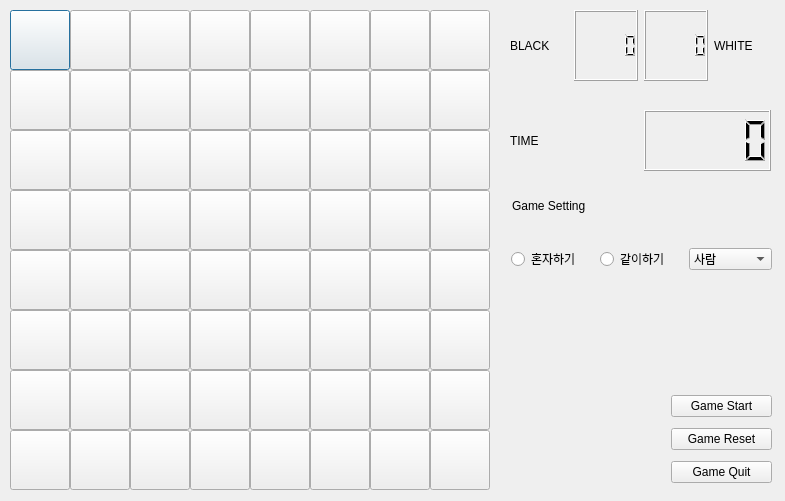
<?xml version="1.0" encoding="UTF-8"?>
<ui version="4.0">
 <class>Dialog</class>
 <widget class="QDialog" name="Dialog">
  <property name="geometry">
   <rect>
    <x>0</x>
    <y>0</y>
    <width>785</width>
    <height>501</height>
   </rect>
  </property>
  <property name="windowTitle">
   <string>Dialog</string>
  </property>
  <widget class="QPushButton" name="plate_00">
   <property name="geometry">
    <rect>
     <x>10</x>
     <y>10</y>
     <width>60</width>
     <height>60</height>
    </rect>
   </property>
   <property name="text">
    <string/>
   </property>
  </widget>
  <widget class="QWidget" name="horizontalLayoutWidget">
   <property name="geometry">
    <rect>
     <x>510</x>
     <y>110</y>
     <width>261</width>
     <height>61</height>
    </rect>
   </property>
   <layout class="QHBoxLayout" name="horizontalLayout">
    <item>
     <widget class="QLabel" name="label_3">
      <property name="text">
       <string>TIME</string>
      </property>
     </widget>
    </item>
    <item>
     <widget class="QLCDNumber" name="lcdNumber"/>
    </item>
   </layout>
  </widget>
  <widget class="QWidget" name="horizontalLayoutWidget_2">
   <property name="geometry">
    <rect>
     <x>510</x>
     <y>10</y>
     <width>261</width>
     <height>71</height>
    </rect>
   </property>
   <layout class="QHBoxLayout" name="horizontalLayout_2">
    <item>
     <widget class="QLabel" name="label_1">
      <property name="text">
       <string>BLACK</string>
      </property>
     </widget>
    </item>
    <item>
     <widget class="QLCDNumber" name="lcdNumber_2"/>
    </item>
    <item>
     <widget class="QLCDNumber" name="lcdNumber_3"/>
    </item>
    <item>
     <widget class="QLabel" name="label_2">
      <property name="text">
       <string>WHITE</string>
      </property>
     </widget>
    </item>
   </layout>
  </widget>
  <widget class="QWidget" name="verticalLayoutWidget">
   <property name="geometry">
    <rect>
     <x>671</x>
     <y>390</y>
     <width>101</width>
     <height>100</height>
    </rect>
   </property>
   <layout class="QVBoxLayout" name="verticalLayout">
    <item>
     <widget class="QPushButton" name="btn_1">
      <property name="text">
       <string>Game Start</string>
      </property>
     </widget>
    </item>
    <item>
     <widget class="QPushButton" name="btn_2">
      <property name="text">
       <string>Game Reset</string>
      </property>
     </widget>
    </item>
    <item>
     <widget class="QPushButton" name="btn_3">
      <property name="text">
       <string>Game Quit</string>
      </property>
     </widget>
    </item>
   </layout>
  </widget>
  <widget class="QWidget" name="horizontalLayoutWidget_3">
   <property name="geometry">
    <rect>
     <x>511</x>
     <y>229</y>
     <width>261</width>
     <height>61</height>
    </rect>
   </property>
   <layout class="QHBoxLayout" name="horizontalLayout_3">
    <item>
     <widget class="QRadioButton" name="radioButton_1">
      <property name="text">
       <string>혼자하기</string>
      </property>
     </widget>
    </item>
    <item>
     <widget class="QRadioButton" name="radioButton_2">
      <property name="text">
       <string>같이하기</string>
      </property>
     </widget>
    </item>
    <item>
     <widget class="QComboBox" name="comboBox">
      <item>
       <property name="text">
        <string>사람</string>
       </property>
      </item>
      <item>
       <property name="text">
        <string>AI</string>
       </property>
      </item>
     </widget>
    </item>
   </layout>
  </widget>
  <widget class="QPushButton" name="plate_01">
   <property name="geometry">
    <rect>
     <x>70</x>
     <y>10</y>
     <width>60</width>
     <height>60</height>
    </rect>
   </property>
   <property name="text">
    <string/>
   </property>
  </widget>
  <widget class="QPushButton" name="plate_02">
   <property name="geometry">
    <rect>
     <x>130</x>
     <y>10</y>
     <width>60</width>
     <height>60</height>
    </rect>
   </property>
   <property name="text">
    <string/>
   </property>
  </widget>
  <widget class="QPushButton" name="plate_06">
   <property name="geometry">
    <rect>
     <x>370</x>
     <y>10</y>
     <width>60</width>
     <height>60</height>
    </rect>
   </property>
   <property name="text">
    <string/>
   </property>
  </widget>
  <widget class="QPushButton" name="plate_07">
   <property name="geometry">
    <rect>
     <x>430</x>
     <y>10</y>
     <width>60</width>
     <height>60</height>
    </rect>
   </property>
   <property name="text">
    <string/>
   </property>
  </widget>
  <widget class="QPushButton" name="plate_03">
   <property name="geometry">
    <rect>
     <x>190</x>
     <y>10</y>
     <width>60</width>
     <height>60</height>
    </rect>
   </property>
   <property name="text">
    <string/>
   </property>
  </widget>
  <widget class="QPushButton" name="plate_05">
   <property name="geometry">
    <rect>
     <x>310</x>
     <y>10</y>
     <width>60</width>
     <height>60</height>
    </rect>
   </property>
   <property name="text">
    <string/>
   </property>
  </widget>
  <widget class="QPushButton" name="plate_04">
   <property name="geometry">
    <rect>
     <x>250</x>
     <y>10</y>
     <width>60</width>
     <height>60</height>
    </rect>
   </property>
   <property name="text">
    <string/>
   </property>
  </widget>
  <widget class="QPushButton" name="plate_10">
   <property name="geometry">
    <rect>
     <x>10</x>
     <y>70</y>
     <width>60</width>
     <height>60</height>
    </rect>
   </property>
   <property name="text">
    <string/>
   </property>
  </widget>
  <widget class="QPushButton" name="plate_17">
   <property name="geometry">
    <rect>
     <x>430</x>
     <y>70</y>
     <width>60</width>
     <height>60</height>
    </rect>
   </property>
   <property name="text">
    <string/>
   </property>
  </widget>
  <widget class="QPushButton" name="plate_12">
   <property name="geometry">
    <rect>
     <x>130</x>
     <y>70</y>
     <width>60</width>
     <height>60</height>
    </rect>
   </property>
   <property name="text">
    <string/>
   </property>
  </widget>
  <widget class="QPushButton" name="plate_13">
   <property name="geometry">
    <rect>
     <x>190</x>
     <y>70</y>
     <width>60</width>
     <height>60</height>
    </rect>
   </property>
   <property name="text">
    <string/>
   </property>
  </widget>
  <widget class="QPushButton" name="plate_15">
   <property name="geometry">
    <rect>
     <x>310</x>
     <y>70</y>
     <width>60</width>
     <height>60</height>
    </rect>
   </property>
   <property name="text">
    <string/>
   </property>
  </widget>
  <widget class="QPushButton" name="plate_16">
   <property name="geometry">
    <rect>
     <x>370</x>
     <y>70</y>
     <width>60</width>
     <height>60</height>
    </rect>
   </property>
   <property name="text">
    <string/>
   </property>
  </widget>
  <widget class="QPushButton" name="plate_11">
   <property name="geometry">
    <rect>
     <x>70</x>
     <y>70</y>
     <width>60</width>
     <height>60</height>
    </rect>
   </property>
   <property name="text">
    <string/>
   </property>
  </widget>
  <widget class="QPushButton" name="plate_14">
   <property name="geometry">
    <rect>
     <x>250</x>
     <y>70</y>
     <width>60</width>
     <height>60</height>
    </rect>
   </property>
   <property name="text">
    <string/>
   </property>
  </widget>
  <widget class="QPushButton" name="plate_20">
   <property name="geometry">
    <rect>
     <x>10</x>
     <y>130</y>
     <width>60</width>
     <height>60</height>
    </rect>
   </property>
   <property name="text">
    <string/>
   </property>
  </widget>
  <widget class="QPushButton" name="plate_27">
   <property name="geometry">
    <rect>
     <x>430</x>
     <y>130</y>
     <width>60</width>
     <height>60</height>
    </rect>
   </property>
   <property name="text">
    <string/>
   </property>
  </widget>
  <widget class="QPushButton" name="plate_32">
   <property name="geometry">
    <rect>
     <x>130</x>
     <y>190</y>
     <width>60</width>
     <height>60</height>
    </rect>
   </property>
   <property name="text">
    <string/>
   </property>
  </widget>
  <widget class="QPushButton" name="plate_22">
   <property name="geometry">
    <rect>
     <x>130</x>
     <y>130</y>
     <width>60</width>
     <height>60</height>
    </rect>
   </property>
   <property name="text">
    <string/>
   </property>
  </widget>
  <widget class="QPushButton" name="plate_33">
   <property name="geometry">
    <rect>
     <x>190</x>
     <y>190</y>
     <width>60</width>
     <height>60</height>
    </rect>
   </property>
   <property name="text">
    <string/>
   </property>
  </widget>
  <widget class="QPushButton" name="plate_34">
   <property name="geometry">
    <rect>
     <x>250</x>
     <y>190</y>
     <width>60</width>
     <height>60</height>
    </rect>
   </property>
   <property name="text">
    <string/>
   </property>
  </widget>
  <widget class="QPushButton" name="plate_23">
   <property name="geometry">
    <rect>
     <x>190</x>
     <y>130</y>
     <width>60</width>
     <height>60</height>
    </rect>
   </property>
   <property name="text">
    <string/>
   </property>
  </widget>
  <widget class="QPushButton" name="plate_25">
   <property name="geometry">
    <rect>
     <x>310</x>
     <y>130</y>
     <width>60</width>
     <height>60</height>
    </rect>
   </property>
   <property name="text">
    <string/>
   </property>
  </widget>
  <widget class="QPushButton" name="plate_35">
   <property name="geometry">
    <rect>
     <x>310</x>
     <y>190</y>
     <width>60</width>
     <height>60</height>
    </rect>
   </property>
   <property name="text">
    <string/>
   </property>
  </widget>
  <widget class="QPushButton" name="plate_31">
   <property name="geometry">
    <rect>
     <x>70</x>
     <y>190</y>
     <width>60</width>
     <height>60</height>
    </rect>
   </property>
   <property name="text">
    <string/>
   </property>
  </widget>
  <widget class="QPushButton" name="plate_37">
   <property name="geometry">
    <rect>
     <x>430</x>
     <y>190</y>
     <width>60</width>
     <height>60</height>
    </rect>
   </property>
   <property name="text">
    <string/>
   </property>
  </widget>
  <widget class="QPushButton" name="plate_26">
   <property name="geometry">
    <rect>
     <x>370</x>
     <y>130</y>
     <width>60</width>
     <height>60</height>
    </rect>
   </property>
   <property name="text">
    <string/>
   </property>
  </widget>
  <widget class="QPushButton" name="plate_30">
   <property name="geometry">
    <rect>
     <x>10</x>
     <y>190</y>
     <width>60</width>
     <height>60</height>
    </rect>
   </property>
   <property name="text">
    <string/>
   </property>
  </widget>
  <widget class="QPushButton" name="plate_21">
   <property name="geometry">
    <rect>
     <x>70</x>
     <y>130</y>
     <width>60</width>
     <height>60</height>
    </rect>
   </property>
   <property name="text">
    <string/>
   </property>
  </widget>
  <widget class="QPushButton" name="plate_24">
   <property name="geometry">
    <rect>
     <x>250</x>
     <y>130</y>
     <width>60</width>
     <height>60</height>
    </rect>
   </property>
   <property name="text">
    <string/>
   </property>
  </widget>
  <widget class="QPushButton" name="plate_36">
   <property name="geometry">
    <rect>
     <x>370</x>
     <y>190</y>
     <width>60</width>
     <height>60</height>
    </rect>
   </property>
   <property name="text">
    <string/>
   </property>
  </widget>
  <widget class="QPushButton" name="plate_57">
   <property name="geometry">
    <rect>
     <x>430</x>
     <y>310</y>
     <width>60</width>
     <height>60</height>
    </rect>
   </property>
   <property name="text">
    <string/>
   </property>
  </widget>
  <widget class="QPushButton" name="plate_62">
   <property name="geometry">
    <rect>
     <x>130</x>
     <y>370</y>
     <width>60</width>
     <height>60</height>
    </rect>
   </property>
   <property name="text">
    <string/>
   </property>
  </widget>
  <widget class="QPushButton" name="plate_51">
   <property name="geometry">
    <rect>
     <x>70</x>
     <y>310</y>
     <width>60</width>
     <height>60</height>
    </rect>
   </property>
   <property name="text">
    <string/>
   </property>
  </widget>
  <widget class="QPushButton" name="plate_70">
   <property name="geometry">
    <rect>
     <x>10</x>
     <y>430</y>
     <width>60</width>
     <height>60</height>
    </rect>
   </property>
   <property name="text">
    <string/>
   </property>
  </widget>
  <widget class="QPushButton" name="plate_60">
   <property name="geometry">
    <rect>
     <x>10</x>
     <y>370</y>
     <width>60</width>
     <height>60</height>
    </rect>
   </property>
   <property name="text">
    <string/>
   </property>
  </widget>
  <widget class="QPushButton" name="plate_41">
   <property name="geometry">
    <rect>
     <x>70</x>
     <y>250</y>
     <width>60</width>
     <height>60</height>
    </rect>
   </property>
   <property name="text">
    <string/>
   </property>
  </widget>
  <widget class="QPushButton" name="plate_77">
   <property name="geometry">
    <rect>
     <x>430</x>
     <y>430</y>
     <width>60</width>
     <height>60</height>
    </rect>
   </property>
   <property name="text">
    <string/>
   </property>
  </widget>
  <widget class="QPushButton" name="plate_43">
   <property name="geometry">
    <rect>
     <x>190</x>
     <y>250</y>
     <width>60</width>
     <height>60</height>
    </rect>
   </property>
   <property name="text">
    <string/>
   </property>
  </widget>
  <widget class="QPushButton" name="plate_73">
   <property name="geometry">
    <rect>
     <x>190</x>
     <y>430</y>
     <width>60</width>
     <height>60</height>
    </rect>
   </property>
   <property name="text">
    <string/>
   </property>
  </widget>
  <widget class="QPushButton" name="plate_65">
   <property name="geometry">
    <rect>
     <x>310</x>
     <y>370</y>
     <width>60</width>
     <height>60</height>
    </rect>
   </property>
   <property name="text">
    <string/>
   </property>
  </widget>
  <widget class="QPushButton" name="plate_61">
   <property name="geometry">
    <rect>
     <x>70</x>
     <y>370</y>
     <width>60</width>
     <height>60</height>
    </rect>
   </property>
   <property name="text">
    <string/>
   </property>
  </widget>
  <widget class="QPushButton" name="plate_54">
   <property name="geometry">
    <rect>
     <x>250</x>
     <y>310</y>
     <width>60</width>
     <height>60</height>
    </rect>
   </property>
   <property name="text">
    <string/>
   </property>
  </widget>
  <widget class="QPushButton" name="plate_46">
   <property name="geometry">
    <rect>
     <x>370</x>
     <y>250</y>
     <width>60</width>
     <height>60</height>
    </rect>
   </property>
   <property name="text">
    <string/>
   </property>
  </widget>
  <widget class="QPushButton" name="plate_47">
   <property name="geometry">
    <rect>
     <x>430</x>
     <y>250</y>
     <width>60</width>
     <height>60</height>
    </rect>
   </property>
   <property name="text">
    <string/>
   </property>
  </widget>
  <widget class="QPushButton" name="plate_76">
   <property name="geometry">
    <rect>
     <x>370</x>
     <y>430</y>
     <width>60</width>
     <height>60</height>
    </rect>
   </property>
   <property name="text">
    <string/>
   </property>
  </widget>
  <widget class="QPushButton" name="plate_52">
   <property name="geometry">
    <rect>
     <x>130</x>
     <y>310</y>
     <width>60</width>
     <height>60</height>
    </rect>
   </property>
   <property name="text">
    <string/>
   </property>
  </widget>
  <widget class="QPushButton" name="plate_72">
   <property name="geometry">
    <rect>
     <x>130</x>
     <y>430</y>
     <width>60</width>
     <height>60</height>
    </rect>
   </property>
   <property name="text">
    <string/>
   </property>
  </widget>
  <widget class="QPushButton" name="plate_75">
   <property name="geometry">
    <rect>
     <x>310</x>
     <y>430</y>
     <width>60</width>
     <height>60</height>
    </rect>
   </property>
   <property name="text">
    <string/>
   </property>
  </widget>
  <widget class="QPushButton" name="plate_45">
   <property name="geometry">
    <rect>
     <x>310</x>
     <y>250</y>
     <width>60</width>
     <height>60</height>
    </rect>
   </property>
   <property name="text">
    <string/>
   </property>
  </widget>
  <widget class="QPushButton" name="plate_63">
   <property name="geometry">
    <rect>
     <x>190</x>
     <y>370</y>
     <width>60</width>
     <height>60</height>
    </rect>
   </property>
   <property name="text">
    <string/>
   </property>
  </widget>
  <widget class="QPushButton" name="plate_71">
   <property name="geometry">
    <rect>
     <x>70</x>
     <y>430</y>
     <width>60</width>
     <height>60</height>
    </rect>
   </property>
   <property name="text">
    <string/>
   </property>
  </widget>
  <widget class="QPushButton" name="plate_42">
   <property name="geometry">
    <rect>
     <x>130</x>
     <y>250</y>
     <width>60</width>
     <height>60</height>
    </rect>
   </property>
   <property name="text">
    <string/>
   </property>
  </widget>
  <widget class="QPushButton" name="plate_67">
   <property name="geometry">
    <rect>
     <x>430</x>
     <y>370</y>
     <width>60</width>
     <height>60</height>
    </rect>
   </property>
   <property name="text">
    <string/>
   </property>
  </widget>
  <widget class="QPushButton" name="plate_74">
   <property name="geometry">
    <rect>
     <x>250</x>
     <y>430</y>
     <width>60</width>
     <height>60</height>
    </rect>
   </property>
   <property name="text">
    <string/>
   </property>
  </widget>
  <widget class="QPushButton" name="plate_44">
   <property name="geometry">
    <rect>
     <x>250</x>
     <y>250</y>
     <width>60</width>
     <height>60</height>
    </rect>
   </property>
   <property name="text">
    <string/>
   </property>
  </widget>
  <widget class="QPushButton" name="plate_53">
   <property name="geometry">
    <rect>
     <x>190</x>
     <y>310</y>
     <width>60</width>
     <height>60</height>
    </rect>
   </property>
   <property name="text">
    <string/>
   </property>
  </widget>
  <widget class="QPushButton" name="plate_55">
   <property name="geometry">
    <rect>
     <x>310</x>
     <y>310</y>
     <width>60</width>
     <height>60</height>
    </rect>
   </property>
   <property name="text">
    <string/>
   </property>
  </widget>
  <widget class="QPushButton" name="plate_50">
   <property name="geometry">
    <rect>
     <x>10</x>
     <y>310</y>
     <width>60</width>
     <height>60</height>
    </rect>
   </property>
   <property name="text">
    <string/>
   </property>
  </widget>
  <widget class="QPushButton" name="plate_66">
   <property name="geometry">
    <rect>
     <x>370</x>
     <y>370</y>
     <width>60</width>
     <height>60</height>
    </rect>
   </property>
   <property name="text">
    <string/>
   </property>
  </widget>
  <widget class="QPushButton" name="plate_64">
   <property name="geometry">
    <rect>
     <x>250</x>
     <y>370</y>
     <width>60</width>
     <height>60</height>
    </rect>
   </property>
   <property name="text">
    <string/>
   </property>
  </widget>
  <widget class="QPushButton" name="plate_40">
   <property name="geometry">
    <rect>
     <x>10</x>
     <y>250</y>
     <width>60</width>
     <height>60</height>
    </rect>
   </property>
   <property name="text">
    <string/>
   </property>
  </widget>
  <widget class="QPushButton" name="plate_56">
   <property name="geometry">
    <rect>
     <x>370</x>
     <y>310</y>
     <width>60</width>
     <height>60</height>
    </rect>
   </property>
   <property name="text">
    <string/>
   </property>
  </widget>
  <widget class="QLabel" name="label_4">
   <property name="geometry">
    <rect>
     <x>512</x>
     <y>190</y>
     <width>251</width>
     <height>31</height>
    </rect>
   </property>
   <property name="text">
    <string>Game Setting</string>
   </property>
  </widget>
 </widget>
 <resources/>
 <connections/>
</ui>
